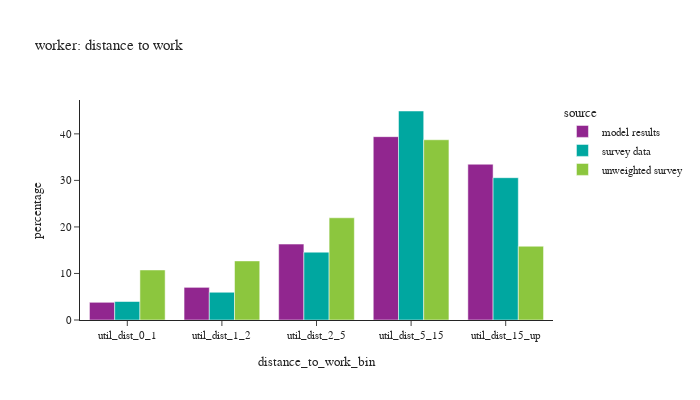
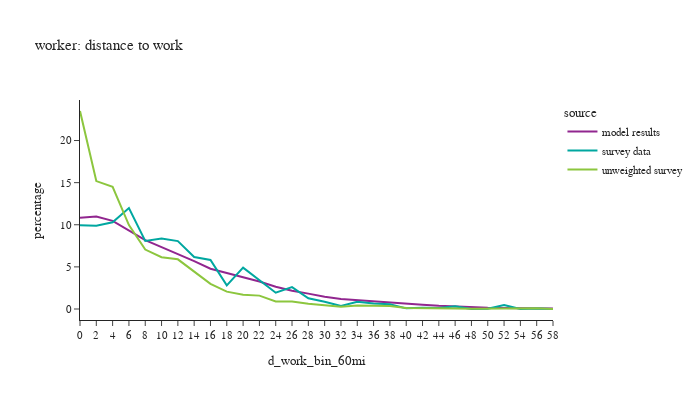

Source (notebook cell) for these figures, in order:
### Markdown cell above
## Distance to work

### Code cell
def plot_distance(df:pd.DataFrame, group:str, title_name:str):

    count = df.loc[(df['source']=='model results') & (df[group]),['distance_to_work_bin']].value_counts()
    print(f"model person count =\n"
          f"{count.sort_values()}")

    # plot1
    df_plot = df.loc[(df[group]) & (df['distance_to_work_bin'] != float('nan'))].groupby(['source','distance_to_work_bin'])['hh_weight'].sum().reset_index()
    df_plot['percentage'] = df_plot.groupby(['source'], group_keys=False)['hh_weight'].\
            apply(lambda x: 100 * x / float(x.sum()))
    # df_plot
    #
    fig1 = px.bar(df_plot, x='distance_to_work_bin', y="percentage", color="source", barmode="group",
                  title=title_name)
    fig1.for_each_annotation(lambda a: a.update(text = a.text.split("=")[-1]))
    fig1.update_layout(height=400, width=700, font=dict(size=11))
    fig1.show()

    # plot2
    df_plot = per_data.loc[(per_data[group]) & (per_data['d_work_bin_60mi'].notna())].groupby(['source','d_work_bin_60mi'])['hh_weight'].sum().reset_index()
    df_plot['percentage'] = df_plot.groupby(['source'], group_keys=False)['hh_weight'].\
                apply(lambda x: 100 * x / float(x.sum()))
    # df_plot
    #
    fig2 = px.line(df_plot, x='d_work_bin_60mi', y="percentage", color="source",
                   title=title_name)
    fig2.for_each_annotation(lambda a: a.update(text = a.text.split("=")[-1]))
    fig2.update_layout(height=400, width=700, font=dict(size=11))
    fig2.show()

# distance to work
plot_distance(per_data,'is_worker',"worker: distance to work")

### Figure 1 — Plotly figure (JSON) as saved in the notebook; plotly's stock layout.template omitted (floating-point values rounded to 4 significant figures)
{"data": [{"alignmentgroup": "True", "hovertemplate": "source=model results<br>distance_to_work_bin=%{x}<br>percentage=%{y}<extra></extra>", "legendgroup": "model results", "marker": {"color": "#91268F", "pattern": {"shape": ""}}, "name": "model results", "offsetgroup": "model results", "orientation": "v", "showlegend": true, "textposition": "auto", "type": "bar", "x": ["util_dist_0_1", "util_dist_1_2", "util_dist_2_5", "util_dist_5_15", "util_dist_15_up"], "xaxis": "x", "y": [3.803, 7.016, 16.31, 39.4, 33.47], "yaxis": "y"}, {"alignmentgroup": "True", "hovertemplate": "source=survey data<br>distance_to_work_bin=%{x}<br>percentage=%{y}<extra></extra>", "legendgroup": "survey data", "marker": {"color": "#00A7A0", "pattern": {"shape": ""}}, "name": "survey data", "offsetgroup": "survey data", "orientation": "v", "showlegend": true, "textposition": "auto", "type": "bar", "x": ["util_dist_0_1", "util_dist_1_2", "util_dist_2_5", "util_dist_5_15", "util_dist_15_up"], "xaxis": "x", "y": [3.974, 5.96, 14.58, 44.91, 30.58], "yaxis": "y"}, {"alignmentgroup": "True", "hovertemplate": "source=unweighted survey<br>distance_to_work_bin=%{x}<br>percentage=%{y}<extra></extra>", "legendgroup": "unweighted survey", "marker": {"color": "#8CC63E", "pattern": {"shape": ""}}, "name": "unweighted survey", "offsetgroup": "unweighted survey", "orientation": "v", "showlegend": true, "textposition": "auto", "type": "bar", "x": ["util_dist_0_1", "util_dist_1_2", "util_dist_2_5", "util_dist_5_15", "util_dist_15_up"], "xaxis": "x", "y": [10.75, 12.7, 21.96, 38.73, 15.85], "yaxis": "y"}], "layout": {"barmode": "group", "font": {"size": 11}, "height": 400, "legend": {"title": {"text": "source"}, "tracegroupgap": 0}, "title": {"text": "worker: distance to work"}, "width": 700, "xaxis": {"anchor": "y", "domain": [0.0, 1.0], "title": {"text": "distance_to_work_bin"}}, "yaxis": {"anchor": "x", "domain": [0.0, 1.0], "title": {"text": "percentage"}}}}

### Figure 2 — Plotly figure (JSON) as saved in the notebook; plotly's stock layout.template omitted (floating-point values rounded to 4 significant figures)
{"data": [{"hovertemplate": "source=model results<br>d_work_bin_60mi=%{x}<br>percentage=%{y}<extra></extra>", "legendgroup": "model results", "line": {"color": "#91268F", "dash": "solid"}, "marker": {"symbol": "circle"}, "mode": "lines", "name": "model results", "orientation": "v", "showlegend": true, "type": "scatter", "x": ["0", "2", "4", "6", "8", "10", "12", "14", "16", "18", "20", "22", "24", "26", "28", "30", "32", "34", "36", "38", "40", "42", "44", "46", "48", "50", "52", "54", "56", "58"], "xaxis": "x", "y": [10.84, 10.99, 10.46, 9.348, 8.183, 7.355, 6.553, 5.676, 4.78, 4.291, 3.761, 3.266, 2.644, 2.163, 1.824, 1.45, 1.201, 1.047, 0.8901, 0.778, 0.6084, 0.5054, 0.3861, 0.297, 0.2275, 0.1591, 0.1292, 0.08098, 0.06763, 0.04781], "yaxis": "y"}, {"hovertemplate": "source=survey data<br>d_work_bin_60mi=%{x}<br>percentage=%{y}<extra></extra>", "legendgroup": "survey data", "line": {"color": "#00A7A0", "dash": "solid"}, "marker": {"symbol": "circle"}, "mode": "lines", "name": "survey data", "orientation": "v", "showlegend": true, "type": "scatter", "x": ["0", "2", "4", "6", "8", "10", "12", "14", "16", "18", "20", "22", "24", "26", "28", "30", "32", "34", "36", "38", "40", "42", "44", "46", "48", "50", "52", "54", "56", "58"], "xaxis": "x", "y": [9.955, 9.871, 10.29, 11.99, 8.086, 8.355, 8.064, 6.175, 5.822, 2.81, 4.909, 3.375, 1.935, 2.594, 1.27, 0.854, 0.3649, 0.8525, 0.6493, 0.5583, 0.07655, 0.14, 0.1242, 0.3122, 0.0004699, 0.02365, 0.4732, 0.01318, 0.05371, 0.0], "yaxis": "y"}, {"hovertemplate": "source=unweighted survey<br>d_work_bin_60mi=%{x}<br>percentage=%{y}<extra></extra>", "legendgroup": "unweighted survey", "line": {"color": "#8CC63E", "dash": "solid"}, "marker": {"symbol": "circle"}, "mode": "lines", "name": "unweighted survey", "orientation": "v", "showlegend": true, "type": "scatter", "x": ["0", "2", "4", "6", "8", "10", "12", "14", "16", "18", "20", "22", "24", "26", "28", "30", "32", "34", "36", "38", "40", "42", "44", "46", "48", "50", "52", "54", "56", "58"], "xaxis": "x", "y": [23.51, 15.18, 14.5, 9.959, 7.06, 6.143, 5.897, 4.455, 2.981, 2.064, 1.704, 1.589, 0.9009, 0.9009, 0.6224, 0.4423, 0.2621, 0.4259, 0.4095, 0.344, 0.131, 0.131, 0.1147, 0.04914, 0.01638, 0.04914, 0.04914, 0.03276, 0.0819, 0.0], "yaxis": "y"}], "layout": {"font": {"size": 11}, "height": 400, "legend": {"title": {"text": "source"}, "tracegroupgap": 0}, "title": {"text": "worker: distance to work"}, "width": 700, "xaxis": {"anchor": "y", "domain": [0.0, 1.0], "title": {"text": "d_work_bin_60mi"}}, "yaxis": {"anchor": "x", "domain": [0.0, 1.0], "title": {"text": "percentage"}}}}
